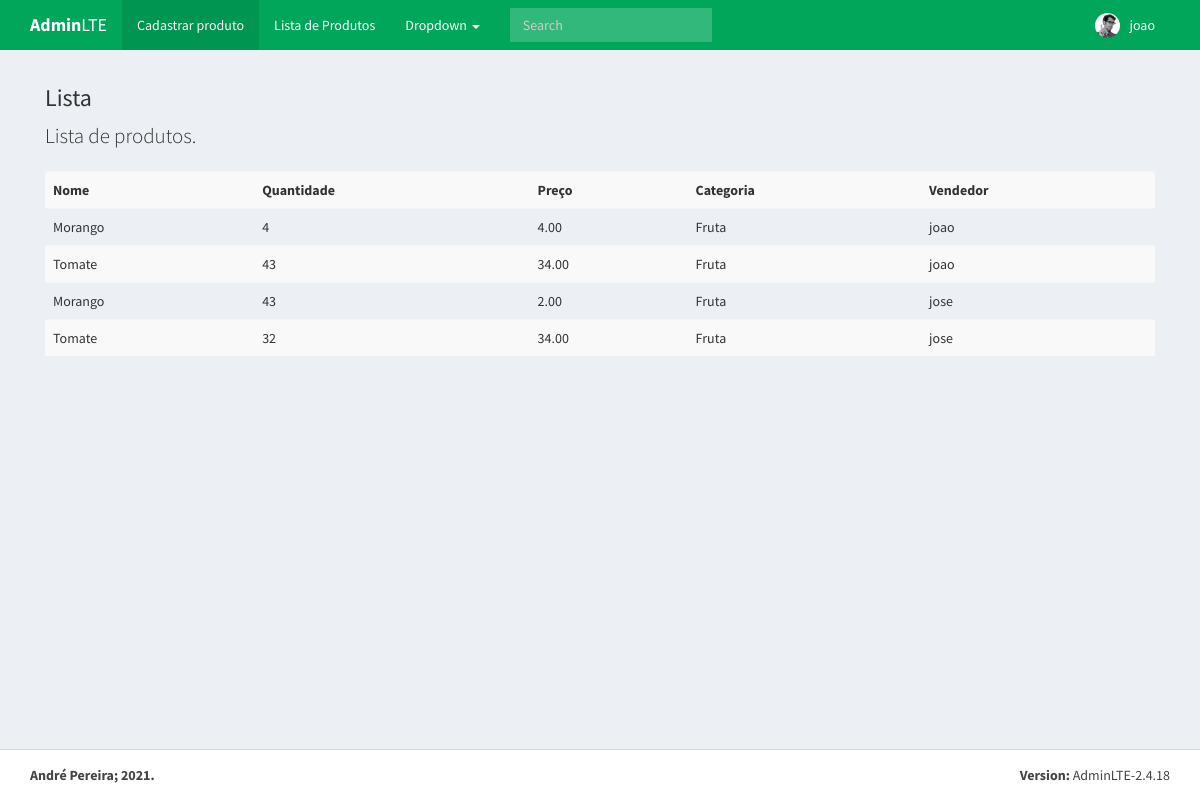
Screenshot of / (signed in) with the database file from the repository.
### cadastros/models.py (models this page shows, shortened)
class Produto(models.Model):
    nome = models.CharField(max_length=50)
    quantidade = models.IntegerField()
    preco = models.DecimalField(decimal_places=2, max_digits=5)
    CATEGORIA_PRODUTO = (
        ('Verdura', 'Verdura'),
        ('Fruta', 'Fruta'),
        ('Hortaliça', 'Hortaliça'),
    )
    categoria = models.CharField(max_length=50, choices=CATEGORIA_PRODUTO)
    usuario = models.ForeignKey(User, on_delete=models.PROTECT)

### paginas/views.py (the view)
# urls.py: path('', InicioView.as_view(), name='inicio'),
class InicioView(LoginRequiredMixin, ListView):
    login_url = reverse_lazy('login')
    model = Produto
    template_name = "paginas/inicio.html"

### paginas/templates/paginas/inicio.html (shortened to what this page needs)
{% extends 'cadastros/listas/produto.html' %}

### cadastros/templates/cadastros/listas/produto.html (shortened to what this page needs)
{% extends 'paginas/modelo.html' %}
{% load static %}
{% block conteudo %}
<section class="content">
    <div class="">
        <h3>Lista</h3>
        <p class="lead">
            Lista de produtos.
        </p>
    </div>
    <div class="table-responsive">
        <table class="table table-striped" id="tabela-listar">
            <tr>
                <th>Nome</th>
                <th>Quantidade</th>
                <th>Preço</th>
                <th>Categoria</th>
                <th>Vendedor</th>
            </tr>
            {% for produto in object_list %}
            <tr>
                <td>{{ produto.nome }}</td>
                <td>{{ produto.quantidade }}</td>
                <td>{{ produto.preco }}</td>
                <td>{{ produto.categoria }}</td>
                <td>{{ produto.usuario }}</td>
            </tr>
            {% empty %}
            <tr>
                <td colspan="5">Nenhuma atividade registrado.</td>
            </tr>
            {% endfor %}
        </table>
    </div>
</section>
{% endblock %}

### paginas/templates/paginas/modelo.html (shortened to what this page needs)
{% load static %}
<!DOCTYPE html>
<html>
<head>
  <link rel="stylesheet" href="{% static 'bower_components/bootstrap/dist/css/bootstrap.min.css' %}">
  <link rel="stylesheet" href="{% static 'bower_components/font-awesome/css/font-awesome.min.css' %}">
  <link rel="stylesheet" href="{% static 'bower_components/Ionicons/css/ionicons.min.css' %}">
  <link rel="stylesheet" href="{% static 'css/AdminLTE.min.css' %}">
  <link rel="stylesheet" href="{% static 'css/skins/_all-skins.min.css' %}">
</head>
<body class="hold-transition skin-green-light layout-top-nav">
  <div class="wrapper">
    <header class="main-header">
      <nav class="navbar navbar-static-top">
        <div class="container">
          <div class="navbar-header">
            <a href="{% url 'inicio' %}" class="navbar-brand"><b>Admin</b>LTE</a>
          </div>
          <div class="collapse navbar-collapse pull-left" id="navbar-collapse">
            {% block menu %}
            {% if request.user.groups.all.0.name == 'Vendedor' %}
            <ul class="nav navbar-nav">
              <li class="active"><a href="{% url 'cadastrar-produto' %}">Cadastrar produto <span class="sr-only">(current)</span></a></li>
              <li><a href="{% url 'listar-produto' %}">Lista de Produtos</a></li>
              <li class="dropdown">
                <a href="#" class="dropdown-toggle" data-toggle="dropdown">Dropdown <span class="caret"></span></a>
              </li>
            </ul>
            {% endif %}
            {% endblock %}
            <form class="navbar-form navbar-left" role="search">
              <div class="form-group">
                <input type="text" class="form-control" id="navbar-search-input" placeholder="Search">
              </div>
            </form>
          </div>
          {% if request.user.is_authenticated %}
          <div class="navbar-custom-menu">
            <ul class="nav navbar-nav">
              <li class="dropdown user user-menu">
                <a href="#" class="dropdown-toggle" data-toggle="dropdown">
                  <img src="{% static 'img/user2-160x160.jpg' %}" class="user-image" alt="User Image">
                  <span class="hidden-xs">{{ request.user }}</span>
                </a>
              </li>
            </ul>
          </div>
          {% endif %}
        </div>
      </nav>
    </header>
    <div class="content-wrapper">
      <div class="container">
        {% block conteudo %}{% endblock %}
      </div>
    </div>
    <footer class="main-footer">
      <div class="container">
        <div class="pull-right hidden-xs">
          <b>Version:</b> AdminLTE-2.4.18
        </div>
        <strong>André Pereira; 2021. </strong>
      </div>
    </footer>
  </div>
</body>
</html>

### rows the page displays
Produto: nome "Morango", quantidade "4", preco "4.00", categoria "Fruta", usuario "joao"
Produto: nome "Tomate", quantidade "43", preco "34.00", categoria "Fruta", usuario "joao"
Produto: nome "Morango", quantidade "43", preco "2.00", categoria "Fruta", usuario "jose"
Produto: nome "Tomate", quantidade "32", preco "34.00", categoria "Fruta", usuario "jose"

### other values shown
{{ request.user }} "joao"
